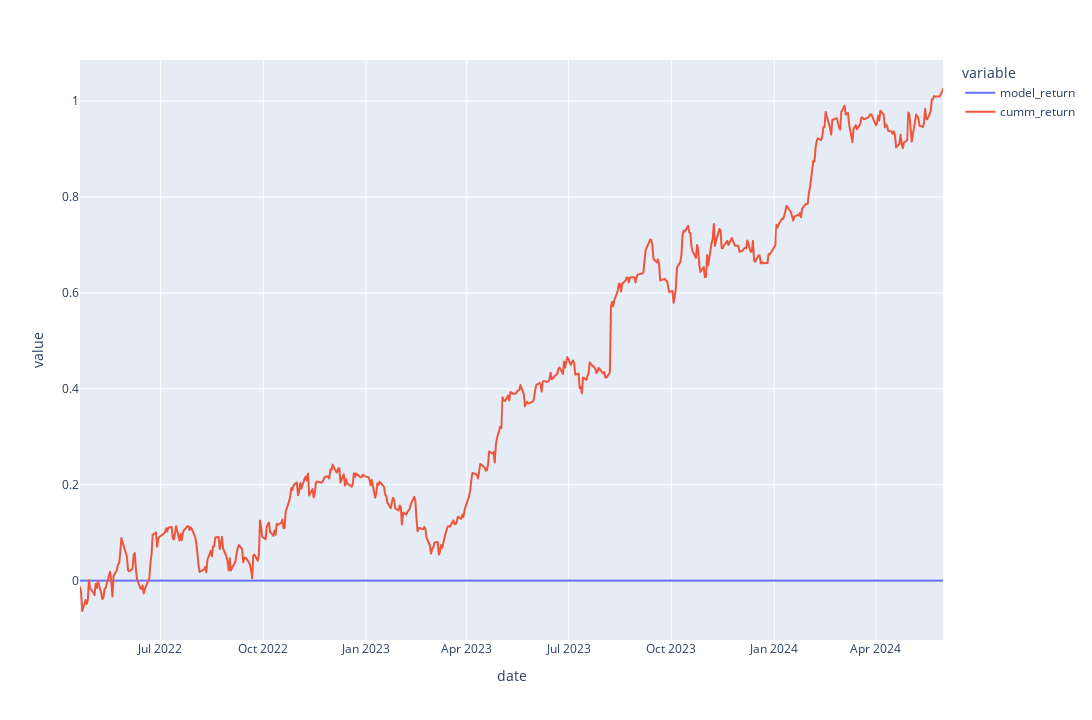

The notebook cell saved with this chart:
### Code cell
plx.line(
    data_frame=results_test[['model_return', 'cumm_return']].melt(ignore_index=False).reset_index(names=['date']),
    #title='Cummulative returns - Model vs Buy and hold',
    x='date',
    y='value',
    color='variable',
    height=720,
    width=1280,
)

### Figure 1 — Plotly figure (JSON) as saved in the notebook; plotly's stock layout.template omitted (floating-point values rounded to 4 significant figures; data arrays with more than 128 entries replaced by an {"elided": "..."} marker saying what was removed)
{"data": [{"hovertemplate": "variable=model_return<br>date=%{x}<br>value=%{y}<extra></extra>", "legendgroup": "model_return", "line": {"color": "#636efa", "dash": "solid"}, "marker": {"symbol": "circle"}, "mode": "lines", "name": "model_return", "showlegend": true, "type": "scattergl", "x": {"elided": "532 str values"}, "xaxis": "x", "y": {"elided": "532 int values"}, "yaxis": "y"}, {"hovertemplate": "variable=cumm_return<br>date=%{x}<br>value=%{y}<extra></extra>", "legendgroup": "cumm_return", "line": {"color": "#EF553B", "dash": "solid"}, "marker": {"symbol": "circle"}, "mode": "lines", "name": "cumm_return", "showlegend": true, "type": "scattergl", "x": {"elided": "532 str values"}, "xaxis": "x", "y": {"elided": "532 float values"}, "yaxis": "y"}], "layout": {"height": 720, "legend": {"title": {"text": "variable"}, "tracegroupgap": 0}, "margin": {"t": 60}, "width": 1280, "xaxis": {"anchor": "y", "domain": [0, 1], "title": {"text": "date"}}, "yaxis": {"anchor": "x", "domain": [0, 1], "title": {"text": "value"}}}}
